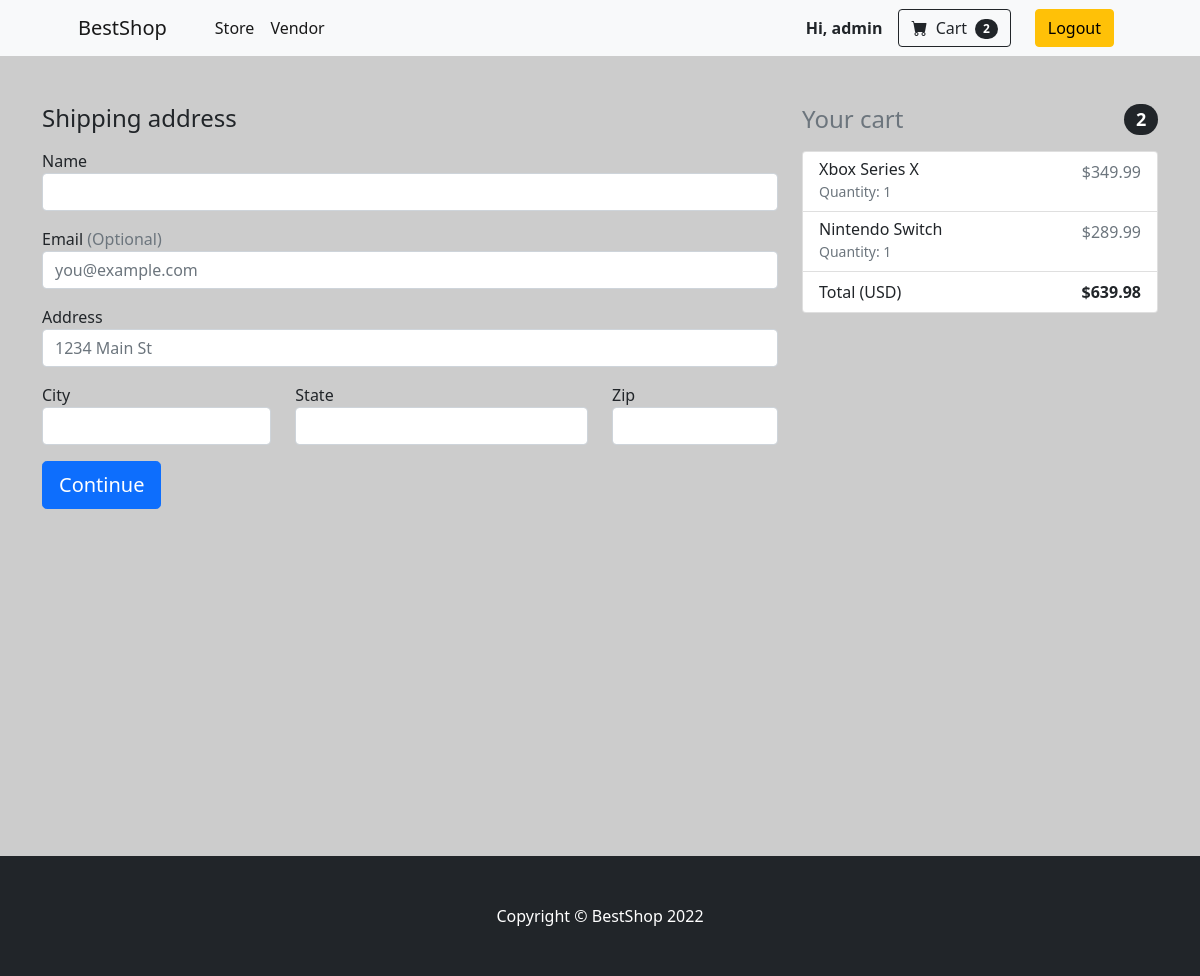
Screenshot of /checkout/ (signed in) with the database file from the repository.
### shop/models.py (models this page shows, shortened)
class Order(models.Model):
    customer = models.ForeignKey(User, on_delete=models.SET_NULL, blank=True, null=True)
    date_ordered = models.DateTimeField(auto_now_add=True)
    complete = models.BooleanField(default=False, null=True, blank=False)
    transaction_id = models.CharField(max_length=200, null=True)
    order_items = models.CharField(max_length=1000, null=True)
    order_total = models.FloatField(null=True)
    @property
    def get_cart_total(self):
        orderitems = self.orderitem_set.all()
        total = sum([item.get_total for item in orderitems])
        return total
    @property
    def get_cart_items(self):
        orderitems = self.orderitem_set.all()
        total = sum([item.quantity for item in orderitems])
        return total

class OrderItem(models.Model):
    product = models.ForeignKey(Product, on_delete=models.SET_NULL, blank=True, null=True)
    order = models.ForeignKey(Order, on_delete=models.SET_NULL, blank=True, null=True)
    quantity = models.IntegerField(default=0, null=True, blank=True)
    date_added = models.DateTimeField(auto_now_add=True)
    @property
    def get_total(self):
        total = self.product.price * self.quantity
        return total

class Product(models.Model):
    name = models.CharField(max_length=200, null=True)
    price = models.FloatField()
    image = models.CharField(max_length=1000)
    vendor = models.ForeignKey(User, on_delete=models.SET_NULL, blank=True, null=True)
    quantity = models.IntegerField(null=True)

### shop/views.py (the view)
# urls.py: path('checkout/', views.checkout, name='checkout'),
@login_required(login_url=login_request)
def checkout(request):
    if request.user.is_authenticated:
        customer = request.user
        order, created = Order.objects.get_or_create(customer=customer, complete=False)
        items = order.orderitem_set.all()
        cart_items = order.get_cart_items
    else:
        items = []
        order = {'get_cart_total': 0, 'get_cart_items': 0}
        cart_items = order['get_cart_items']
    context = {'items': items, 'order': order, 'cart_items': cart_items}
    return render(request, 'checkout.html', context=context)

### shop/templates/checkout.html (shortened to what this page needs)
{% extends "base.html" %}
{% block content %}
    <link rel="stylesheet" href="https://cdn.jsdelivr.net/npm/bootstrap-icons@1.3.0/font/bootstrap-icons.css">
    <section class="vh-100" style="background-color: #cccccc;">
        <div class="container">
            <div class="row">
                <div class="col-md-4 order-md-2 mb-4 mt-5">
                    <h4 class="d-flex justify-content-between align-items-center mb-3">
                        <span class="text-muted">Your cart</span>
                        <span class="badge rounded-pill bg-dark">{{ order.get_cart_items }}</span>
                    </h4>
                    <ul class="list-group mb-3">
                        {% for item in items %}
                            <li class="list-group-item d-flex justify-content-between lh-condensed">
                                <div>
                                    <h6 class="my-0">{{ item.product.name }}</h6>
                                    <small class="text-muted">Quantity: {{ item.quantity }}</small>
                                </div>
                                <span class="text-muted">${{ item.get_total|floatformat:2 }}</span>
                            </li>
                        {% endfor %}
                        <li class="list-group-item d-flex justify-content-between">
                            <span>Total (USD)</span>
                            <strong>${{ order.get_cart_total|floatformat:2 }}</strong>
                        </li>
                    </ul>
                </div>
                <div class="col-md-8 order-md-1 mt-5">
                    <h4 class="mb-3">Shipping address</h4>
                    <form id="form">
                        <div class="mb-3">
                            <label for="name">Name</label>
                            <input required type="text" class="form-control" id="name">
                        </div>
                        <div class="mb-3">
                            <label for="email">Email <span class="text-muted">(Optional)</span></label>
                            <input required type="email" class="form-control" id="email" placeholder="you@example.com">
                        </div>
                        <div class="mb-3">
                            <label for="address">Address</label>
                            <input required type="text" class="form-control" id="address" placeholder="1234 Main St">
                        </div>
                        <div class="row">
                            <div class="col-md-4 mb-3">
                                <label for="city">City</label>
                                <input required type="text" class="form-control" id="city" placeholder="">
                            </div>
                            <div class="col-md-5 mb-3">
                                <label for="state">State</label>
                                <input required type="text" class="form-control" id="state" placeholder="">
                            </div>
                            <div class="col-md-3 mb-3">
                                <label for="zip">Zip</label>
                                <input required type="text" class="form-control" id="zip" placeholder="">
                            </div>
                        </div>
                        <button id="form-button" class="btn btn-primary btn-lg btn-block" type="submit">Continue
                        </button>
                    </form>
                </div>
            </div>
        </div>
    </section>
{% endblock %}

### shop/templates/base.html (shortened to what this page needs)
{% load static %}
<!DOCTYPE html>
<html lang="en">
<head>
    {% block head %}
        <link rel="stylesheet" href="https://cdn.jsdelivr.net/npm/bootstrap-icons@1.3.0/font/bootstrap-icons.css">
        <link href="https://cdn.jsdelivr.net/npm/bootstrap@5.0.2/dist/css/bootstrap.min.css" rel="stylesheet"
>
        <link href="{% static 'styles.css' %}" rel="stylesheet"/>
    {% endblock %}
</head>
<body>
{% block navbar %}
    <nav class="navbar navbar-expand-lg navbar-light bg-light">
        <div class="container px-4 px-lg-5">
            <a class="navbar-brand" href="{% url 'store' %}">BestShop</a>
            <div class="collapse navbar-collapse" id="navbarSupportedContent">
                <ul class="navbar-nav me-auto mb-2 mb-lg-0 ms-lg-4">
                    <li class="nav-item"><a class="nav-link active" aria-current="page"
                                            href="{% url 'store' %}">Store</a></li>
                    {% if 'vendor' in user.groups.all.get.name %}
                    <li class="nav-item"><a class="nav-link active" aria-current="page"
                                            href="{% url 'vendor' %}">Vendor</a></li>
                    {% endif %}
                </ul>
                {% if user.is_authenticated %}
                    <strong>Hi, {{ user.username }}</strong>
                    <button class="btn btn-outline-dark me-3 ms-3" type="button"
                            onclick="location.href={% url 'cart' %}">
                        <i class="bi-cart-fill me-1"></i>
                        Cart
                        <span class="badge bg-dark text-white ms-1 rounded-pill">{{ cart_items }}</span>
                    </button>
                    <a href="{% url 'logout' %}" class="btn btn-warning ms-2 me-2">Logout</a>
                {% else %}
                    <a href="{% url 'login' %}" class="btn btn-warning ms-2 me-2">Login</a>
                {% endif %}
            </div>
        </div>
    </nav>
{% endblock %}
{% block content %}
{% endblock %}
{% block footer %}
    <footer class="py-5 bg-dark">
        <div class="container"><p class="m-0 text-center text-white">Copyright &copy; BestShop 2022</p></div>
    </footer>
{% endblock %}
</body>
</html>

### rows the page displays
Order: get_cart_items "2", get_cart_total "639.98"
OrderItem: product.name "Xbox Series X", quantity "1", get_total "349.99"
OrderItem: product.name "Nintendo Switch", quantity "1", get_total "289.99"

### other values shown
{{ user.username }} "admin"
{{ cart_items }} "2"
